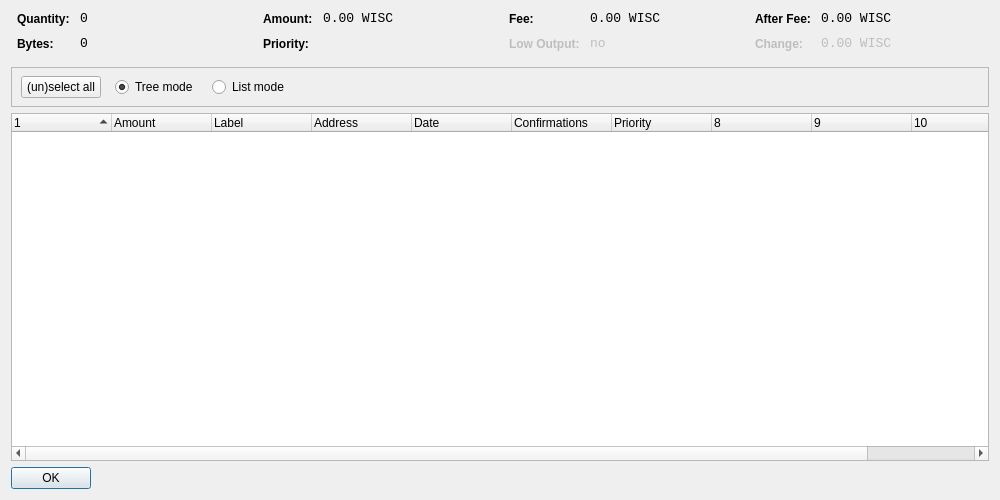
<?xml version="1.0" encoding="UTF-8"?>
<ui version="4.0">
 <class>CoinControlDialog</class>
 <widget class="QDialog" name="CoinControlDialog">
  <property name="geometry">
   <rect>
    <x>0</x>
    <y>0</y>
    <width>1000</width>
    <height>500</height>
   </rect>
  </property>
  <property name="windowTitle">
   <string>Coin Control</string>
  </property>
  <layout class="QVBoxLayout" name="verticalLayout">
   <item>
    <layout class="QHBoxLayout" name="horizontalLayoutTop" stretch="0,0,0,0">
     <property name="topMargin">
      <number>0</number>
     </property>
     <property name="bottomMargin">
      <number>10</number>
     </property>
     <item>
      <layout class="QFormLayout" name="formLayoutCoinControl1">
       <property name="horizontalSpacing">
        <number>10</number>
       </property>
       <property name="verticalSpacing">
        <number>10</number>
       </property>
       <property name="leftMargin">
        <number>6</number>
       </property>
       <property name="rightMargin">
        <number>6</number>
       </property>
       <item row="0" column="0">
        <widget class="QLabel" name="labelCoinControlQuantityText">
         <property name="styleSheet">
          <string notr="true">font-weight:bold;</string>
         </property>
         <property name="text">
          <string>Quantity:</string>
         </property>
        </widget>
       </item>
       <item row="0" column="1">
        <widget class="QLabel" name="labelCoinControlQuantity">
         <property name="font">
          <font>
           <family>Monospace</family>
           <pointsize>10</pointsize>
          </font>
         </property>
         <property name="cursor">
          <cursorShape>IBeamCursor</cursorShape>
         </property>
         <property name="contextMenuPolicy">
          <enum>Qt::ActionsContextMenu</enum>
         </property>
         <property name="text">
          <string notr="true">0</string>
         </property>
         <property name="textInteractionFlags">
          <set>Qt::LinksAccessibleByMouse|Qt::TextSelectableByKeyboard|Qt::TextSelectableByMouse</set>
         </property>
        </widget>
       </item>
       <item row="1" column="0">
        <widget class="QLabel" name="labelCoinControlBytesText">
         <property name="styleSheet">
          <string notr="true">font-weight:bold;</string>
         </property>
         <property name="text">
          <string>Bytes:</string>
         </property>
        </widget>
       </item>
       <item row="1" column="1">
        <widget class="QLabel" name="labelCoinControlBytes">
         <property name="font">
          <font>
           <family>Monospace</family>
           <pointsize>10</pointsize>
          </font>
         </property>
         <property name="cursor">
          <cursorShape>IBeamCursor</cursorShape>
         </property>
         <property name="contextMenuPolicy">
          <enum>Qt::ActionsContextMenu</enum>
         </property>
         <property name="text">
          <string notr="true">0</string>
         </property>
         <property name="textInteractionFlags">
          <set>Qt::LinksAccessibleByMouse|Qt::TextSelectableByKeyboard|Qt::TextSelectableByMouse</set>
         </property>
        </widget>
       </item>
      </layout>
     </item>
     <item>
      <layout class="QFormLayout" name="formLayoutCoinControl2">
       <property name="horizontalSpacing">
        <number>10</number>
       </property>
       <property name="verticalSpacing">
        <number>10</number>
       </property>
       <property name="leftMargin">
        <number>6</number>
       </property>
       <property name="rightMargin">
        <number>6</number>
       </property>
       <item row="0" column="0">
        <widget class="QLabel" name="labelCoinControlAmountText">
         <property name="styleSheet">
          <string notr="true">font-weight:bold;</string>
         </property>
         <property name="text">
          <string>Amount:</string>
         </property>
        </widget>
       </item>
       <item row="0" column="1">
        <widget class="QLabel" name="labelCoinControlAmount">
         <property name="font">
          <font>
           <family>Monospace</family>
           <pointsize>10</pointsize>
          </font>
         </property>
         <property name="cursor">
          <cursorShape>IBeamCursor</cursorShape>
         </property>
         <property name="contextMenuPolicy">
          <enum>Qt::ActionsContextMenu</enum>
         </property>
         <property name="text">
          <string notr="true">0.00 WISC</string>
         </property>
         <property name="textInteractionFlags">
          <set>Qt::LinksAccessibleByMouse|Qt::TextSelectableByKeyboard|Qt::TextSelectableByMouse</set>
         </property>
        </widget>
       </item>
       <item row="1" column="0">
        <widget class="QLabel" name="labelCoinControlPriorityText">
         <property name="styleSheet">
          <string notr="true">font-weight:bold;</string>
         </property>
         <property name="text">
          <string>Priority:</string>
         </property>
        </widget>
       </item>
       <item row="1" column="1">
        <widget class="QLabel" name="labelCoinControlPriority">
         <property name="font">
          <font>
           <family>Monospace</family>
           <pointsize>10</pointsize>
          </font>
         </property>
         <property name="cursor">
          <cursorShape>IBeamCursor</cursorShape>
         </property>
         <property name="contextMenuPolicy">
          <enum>Qt::ActionsContextMenu</enum>
         </property>
         <property name="text">
          <string/>
         </property>
         <property name="textInteractionFlags">
          <set>Qt::LinksAccessibleByMouse|Qt::TextSelectableByKeyboard|Qt::TextSelectableByMouse</set>
         </property>
        </widget>
       </item>
      </layout>
     </item>
     <item>
      <layout class="QFormLayout" name="formLayoutCoinControl3">
       <property name="horizontalSpacing">
        <number>10</number>
       </property>
       <property name="verticalSpacing">
        <number>10</number>
       </property>
       <property name="leftMargin">
        <number>6</number>
       </property>
       <property name="rightMargin">
        <number>6</number>
       </property>
       <item row="0" column="0">
        <widget class="QLabel" name="labelCoinControlFeeText">
         <property name="styleSheet">
          <string notr="true">font-weight:bold;</string>
         </property>
         <property name="text">
          <string>Fee:</string>
         </property>
        </widget>
       </item>
       <item row="0" column="1">
        <widget class="QLabel" name="labelCoinControlFee">
         <property name="font">
          <font>
           <family>Monospace</family>
           <pointsize>10</pointsize>
          </font>
         </property>
         <property name="cursor">
          <cursorShape>IBeamCursor</cursorShape>
         </property>
         <property name="contextMenuPolicy">
          <enum>Qt::ActionsContextMenu</enum>
         </property>
         <property name="text">
          <string notr="true">0.00 WISC</string>
         </property>
         <property name="textInteractionFlags">
          <set>Qt::LinksAccessibleByMouse|Qt::TextSelectableByKeyboard|Qt::TextSelectableByMouse</set>
         </property>
        </widget>
       </item>
       <item row="1" column="0">
        <widget class="QLabel" name="labelCoinControlLowOutputText">
         <property name="enabled">
          <bool>false</bool>
         </property>
         <property name="styleSheet">
          <string notr="true">font-weight:bold;</string>
         </property>
         <property name="text">
          <string>Low Output:</string>
         </property>
        </widget>
       </item>
       <item row="1" column="1">
        <widget class="QLabel" name="labelCoinControlLowOutput">
         <property name="enabled">
          <bool>false</bool>
         </property>
         <property name="font">
          <font>
           <family>Monospace</family>
           <pointsize>10</pointsize>
          </font>
         </property>
         <property name="cursor">
          <cursorShape>IBeamCursor</cursorShape>
         </property>
         <property name="contextMenuPolicy">
          <enum>Qt::ActionsContextMenu</enum>
         </property>
         <property name="text">
          <string notr="true">no</string>
         </property>
         <property name="textInteractionFlags">
          <set>Qt::LinksAccessibleByMouse|Qt::TextSelectableByKeyboard|Qt::TextSelectableByMouse</set>
         </property>
        </widget>
       </item>
      </layout>
     </item>
     <item>
      <layout class="QFormLayout" name="formLayoutCoinControl4">
       <property name="horizontalSpacing">
        <number>10</number>
       </property>
       <property name="verticalSpacing">
        <number>10</number>
       </property>
       <property name="leftMargin">
        <number>6</number>
       </property>
       <property name="rightMargin">
        <number>6</number>
       </property>
       <item row="0" column="0">
        <widget class="QLabel" name="labelCoinControlAfterFeeText">
         <property name="styleSheet">
          <string notr="true">font-weight:bold;</string>
         </property>
         <property name="text">
          <string>After Fee:</string>
         </property>
        </widget>
       </item>
       <item row="0" column="1">
        <widget class="QLabel" name="labelCoinControlAfterFee">
         <property name="font">
          <font>
           <family>Monospace</family>
           <pointsize>10</pointsize>
          </font>
         </property>
         <property name="cursor">
          <cursorShape>IBeamCursor</cursorShape>
         </property>
         <property name="contextMenuPolicy">
          <enum>Qt::ActionsContextMenu</enum>
         </property>
         <property name="text">
          <string notr="true">0.00 WISC</string>
         </property>
         <property name="textInteractionFlags">
          <set>Qt::LinksAccessibleByMouse|Qt::TextSelectableByKeyboard|Qt::TextSelectableByMouse</set>
         </property>
        </widget>
       </item>
       <item row="1" column="0">
        <widget class="QLabel" name="labelCoinControlChangeText">
         <property name="enabled">
          <bool>false</bool>
         </property>
         <property name="styleSheet">
          <string notr="true">font-weight:bold;</string>
         </property>
         <property name="text">
          <string>Change:</string>
         </property>
        </widget>
       </item>
       <item row="1" column="1">
        <widget class="QLabel" name="labelCoinControlChange">
         <property name="enabled">
          <bool>false</bool>
         </property>
         <property name="font">
          <font>
           <family>Monospace</family>
           <pointsize>10</pointsize>
          </font>
         </property>
         <property name="cursor">
          <cursorShape>IBeamCursor</cursorShape>
         </property>
         <property name="contextMenuPolicy">
          <enum>Qt::ActionsContextMenu</enum>
         </property>
         <property name="text">
          <string notr="true">0.00 WISC</string>
         </property>
         <property name="textInteractionFlags">
          <set>Qt::LinksAccessibleByMouse|Qt::TextSelectableByKeyboard|Qt::TextSelectableByMouse</set>
         </property>
        </widget>
       </item>
      </layout>
     </item>
    </layout>
   </item>
   <item>
    <widget class="QFrame" name="frame">
     <property name="minimumSize">
      <size>
       <width>0</width>
       <height>40</height>
      </size>
     </property>
     <property name="frameShape">
      <enum>QFrame::StyledPanel</enum>
     </property>
     <property name="frameShadow">
      <enum>QFrame::Sunken</enum>
     </property>
     <widget class="QWidget" name="horizontalLayoutWidget">
      <property name="geometry">
       <rect>
        <x>10</x>
        <y>0</y>
        <width>781</width>
        <height>41</height>
       </rect>
      </property>
      <layout class="QHBoxLayout" name="horizontalLayoutPanel" stretch="0,0,0,0,0">
       <property name="spacing">
        <number>14</number>
       </property>
       <item>
        <widget class="QPushButton" name="pushButtonSelectAll">
         <property name="sizePolicy">
          <sizepolicy hsizetype="Maximum" vsizetype="Fixed">
           <horstretch>0</horstretch>
           <verstretch>0</verstretch>
          </sizepolicy>
         </property>
         <property name="text">
          <string>(un)select all</string>
         </property>
        </widget>
       </item>
       <item>
        <widget class="QRadioButton" name="radioTreeMode">
         <property name="sizePolicy">
          <sizepolicy hsizetype="Maximum" vsizetype="Fixed">
           <horstretch>0</horstretch>
           <verstretch>0</verstretch>
          </sizepolicy>
         </property>
         <property name="text">
          <string>Tree mode</string>
         </property>
         <property name="checked">
          <bool>true</bool>
         </property>
        </widget>
       </item>
       <item>
        <widget class="QRadioButton" name="radioListMode">
         <property name="sizePolicy">
          <sizepolicy hsizetype="Maximum" vsizetype="Fixed">
           <horstretch>0</horstretch>
           <verstretch>0</verstretch>
          </sizepolicy>
         </property>
         <property name="text">
          <string>List mode</string>
         </property>
        </widget>
       </item>
       <item>
        <spacer name="horizontalSpacer">
         <property name="orientation">
          <enum>Qt::Horizontal</enum>
         </property>
         <property name="sizeHint" stdset="0">
          <size>
           <width>40</width>
           <height>20</height>
          </size>
         </property>
        </spacer>
       </item>
      </layout>
     </widget>
    </widget>
   </item>
   <item>
    <widget class="CoinControlTreeWidget" name="treeWidget">
     <property name="contextMenuPolicy">
      <enum>Qt::CustomContextMenu</enum>
     </property>
     <property name="sortingEnabled">
      <bool>false</bool>
     </property>
     <property name="columnCount">
      <number>11</number>
     </property>
     <attribute name="headerShowSortIndicator" stdset="0">
      <bool>true</bool>
     </attribute>
     <attribute name="headerStretchLastSection">
      <bool>false</bool>
     </attribute>
     <column>
      <property name="text">
       <string/>
      </property>
     </column>
     <column>
      <property name="text">
       <string>Amount</string>
      </property>
     </column>
     <column>
      <property name="text">
       <string>Label</string>
      </property>
     </column>
     <column>
      <property name="text">
       <string>Address</string>
      </property>
     </column>
     <column>
      <property name="text">
       <string>Date</string>
      </property>
     </column>
     <column>
      <property name="text">
       <string>Confirmations</string>
      </property>
      <property name="toolTip">
       <string>Confirmed</string>
      </property>
     </column>
     <column>
      <property name="text">
       <string>Priority</string>
      </property>
     </column>
     <column>
      <property name="text">
       <string/>
      </property>
     </column>
     <column>
      <property name="text">
       <string/>
      </property>
     </column>
     <column>
      <property name="text">
       <string/>
      </property>
     </column>
     <column>
      <property name="text">
       <string/>
      </property>
     </column>
    </widget>
   </item>
   <item>
    <widget class="QDialogButtonBox" name="buttonBox">
     <property name="sizePolicy">
      <sizepolicy hsizetype="Maximum" vsizetype="Fixed">
       <horstretch>0</horstretch>
       <verstretch>0</verstretch>
      </sizepolicy>
     </property>
     <property name="orientation">
      <enum>Qt::Horizontal</enum>
     </property>
     <property name="standardButtons">
      <set>QDialogButtonBox::Ok</set>
     </property>
    </widget>
   </item>
  </layout>
 </widget>
 <customwidgets>
  <customwidget>
   <class>CoinControlTreeWidget</class>
   <extends>QTreeWidget</extends>
   <header>coincontroltreewidget.h</header>
  </customwidget>
 </customwidgets>
 <resources/>
 <connections/>
</ui>
